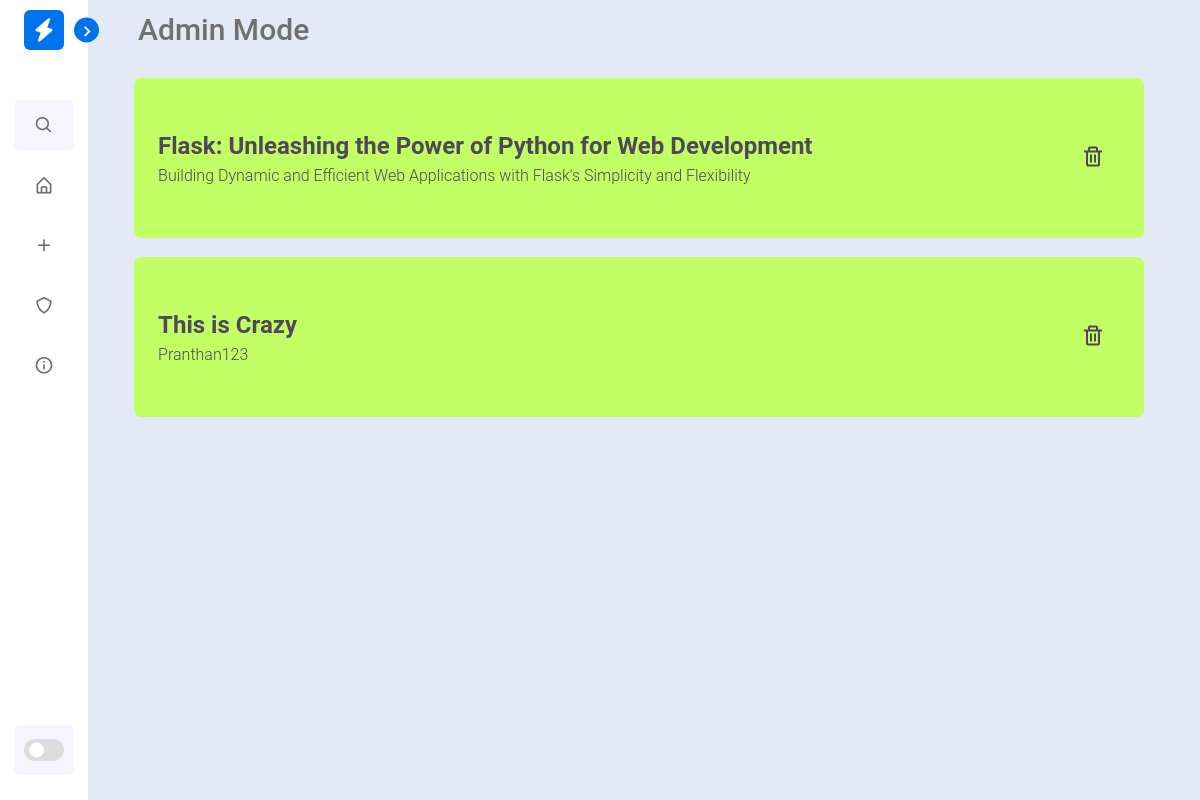
/admin, run on an earlier commit of the app's database.
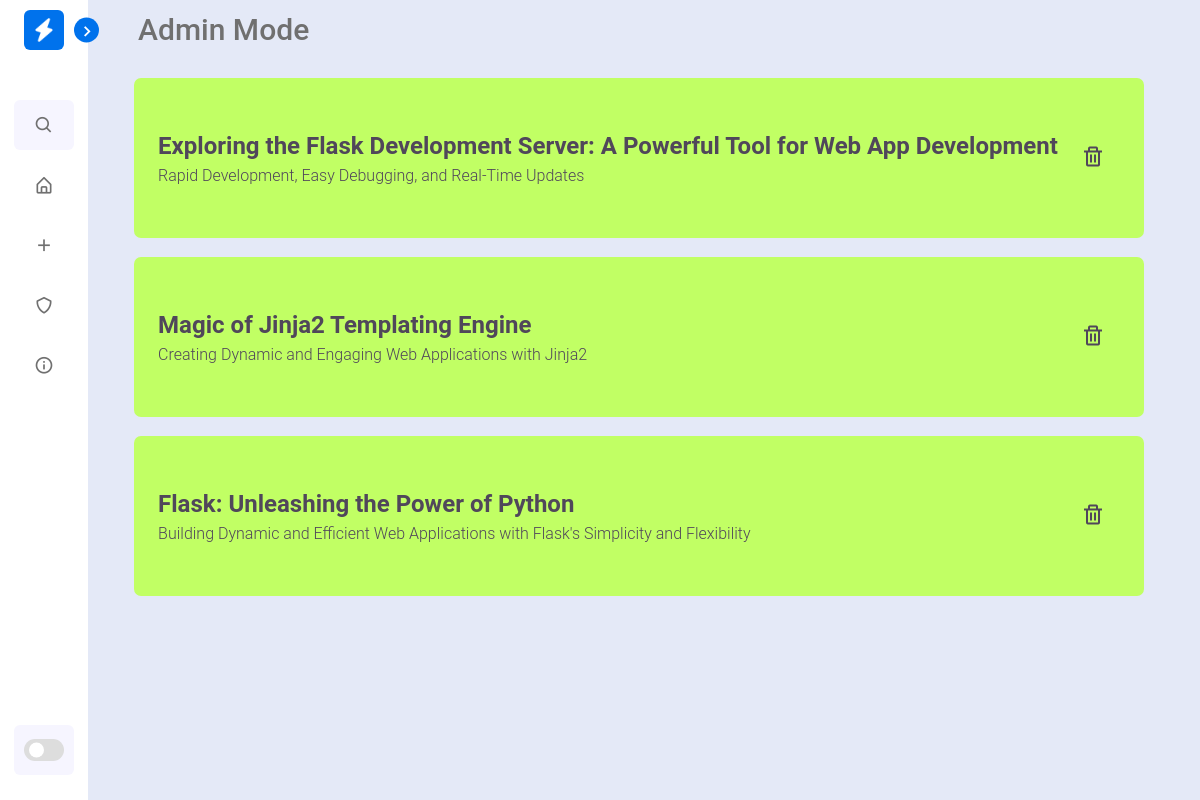
And on a later commit of the database.
### app.py (models this page shows)
class blogpost(db.Model):
    id = db.Column(db.Integer, primary_key=True)
    blog_title = db.Column(db.String(100), nullable=False)
    blog_subtitle = db.Column(db.String(50))
    blog_content = db.Column(db.Text, nullable=False)
    date_created = db.Column(db.DateTime, default=datetime.utcnow)

### app.py (the view)
@app.route('/admin')
def admin():
    all_blogs = blogpost.query.order_by(blogpost.date_created.desc()).all()
    return render_template('admin.html', blogs=all_blogs)

### templates/admin.html (shortened to what this page needs)
{%extends 'base.html'%}
{%block content%}
    <section class="home">
        <div class="text">Admin Mode</div>
        <br>
        {% for blog in blogs %}
        <a href="/{{ blog.id }}" style="text-decoration: none;">
        <div class="blog-card" style="background-color: rgb(193, 255, 100)">
            <div class="blog-card-content">
                <h2 class="title">{{ blog.blog_title }}</h2>
                <h4 class="subtitle" style="margin-top: 6px;"><span style="font-weight:300;">{{ blog.blog_subtitle }}</h4>
                <div class="delete-button">
                    <a href="/delete/{{ blog.id }}"><i class='bx bx-trash icon'></i></a>
                </div>
            </div>
        </div>
        </a>
        <br>
        {% endfor %}
    </section>
{%endblock%}

### templates/base.html (shortened to what this page needs)
<!DOCTYPE html>
<html lang="en">
<head>
    <link rel="stylesheet" href="{{url_for('static',filename='css/styles.css')}}">
    <link href='https://unpkg.com/boxicons@2.1.1/css/boxicons.min.css' rel='stylesheet'>
</head>
<body onload="onload()">
    <nav class="sidebar close">
        <header>
            <div class="image-text">
                <span class="image">
                    <img src="static\image\Logo.png">
                </span>
            </div>
            <i class='bx bx-chevron-right toggle'></i>
        </header>
        <div class="menu-bar">
            <div class="menu">
                <form action="/search" method="POST">
                    <li class="search-box">
                        <i class='bx bx-search icon'></i>
                    </li>
                </form>
                <ul class="menu-links">
                    <li class="nav-link">
                        <a href="{{url_for('index')}}">
                            <i class='bx bx-home-alt icon'></i>
                        </a>
                    </li>
                    <li class="nav-link">
                        <a href="/add">
                            <i class='bx bx-plus icon'></i>
                        </a>
                    </li>
                    <li class="nav-link">
                        <a href="/admin">
                            <i class='bx bx-shield icon'></i>
                        </a>
                    </li>
                    <li class="nav-link">
                        <a href="/about">
                            <i class='bx bx-info-circle icon'></i>
                        </a>
                    </li>
                </ul>
            </div>
            <div class="bottom-content">
                <li class="mode">
                    <div class="toggle-switch">
                        <span class="switch"></span>
                    </div>
                </li>
            </div>
        </div>
    </nav>
    {%block content%}
    {%endblock%}
</body>
</html>

### static/css/styles.css (style rules this page uses)
* { margin: 0; padding: 0; box-sizing: border-box; font-family: 'Google Sans', 'Roboto', sans-serif; }
:root { --body-color: #E4E9F7; --sidebar-color: #FFF; --primary-color: #0072EC; --primary-color-light: #F6F5FF; --toggle-color: #DDD; --text-color: #707070; --accent-color: #bbdafb; --tran-03: all 0.2s ease; --tran-03: all 0.3s ease; --tran-04: all 0.3s ease; --tran-05: all 0.3s ease; }
body { min-height: 100vh; background-color: var(--body-color); transition: var(--tran-05); }
.sidebar { position: fixed; top: 0; left: 0; height: 100%; width: 250px; padding: 10px 14px; background: var(--sidebar-color); transition: var(--tran-05); z-index: 100; }
.sidebar.close { width: 88px; }
.sidebar li { height: 50px; list-style: none; display: flex; align-items: center; margin-top: 10px; }
.sidebar header .image, .sidebar .icon { min-width: 60px; border-radius: 6px; }
.sidebar .icon { min-width: 60px; border-radius: 6px; height: 100%; display: flex; align-items: center; justify-content: center; font-size: 20px; }
.sidebar .text, .sidebar .icon { color: var(--text-color); transition: var(--tran-03); }
.sidebar header { position: relative; }
.sidebar header .image-text { display: flex; align-items: center; }
.sidebar header .image { display: flex; align-items: center; justify-content: center; }
.sidebar header .image img { width: 40px; border-radius: 6px; }
.sidebar header .toggle { position: absolute; top: 50%; right: -25px; transform: translateY(-50%) rotate(180deg); height: 25px; width: 25px; background-color: var(--primary-color); color: var(--sidebar-color); border-radius: 50%; display: flex; align-items: center; justify-content: center; font-size: 22px; cursor: pointer; transition: var(--tran-05); }
.sidebar.close .toggle { transform: translateY(-50%) rotate(0deg); }
.sidebar .menu { margin-top: 40px; }
.sidebar li.search-box { border-radius: 6px; background-color: var(--primary-color-light); cursor: pointer; transition: var(--tran-05); }
.sidebar li a { list-style: none; height: 100%; background-color: transparent; display: flex; align-items: center; height: 100%; width: 100%; border-radius: 6px; text-decoration: none; transition: var(--tran-03); }
.sidebar .menu-bar { height: calc(100% - 55px); display: flex; flex-direction: column; justify-content: space-between; overflow-y: scroll; }
.sidebar .menu-bar .mode { border-radius: 6px; background-color: var(--primary-color-light); position: relative; transition: var(--tran-05); }
.menu-bar .bottom-content .toggle-switch { position: absolute; right: 0; height: 100%; min-width: 60px; display: flex; align-items: center; justify-content: center; border-radius: 6px; cursor: pointer; }
.toggle-switch .switch { position: relative; height: 22px; width: 40px; border-radius: 25px; background-color: var(--toggle-color); transition: var(--tran-05); }
.switch::before { content: ''; position: absolute; height: 15px; width: 15px; border-radius: 50%; top: 50%; left: 5px; transform: translateY(-50%); background-color: var(--sidebar-color); transition: var(--tran-04); }
.home { position: absolute; top: 0; left: 250px; height: 100vh; width: calc(100% - 250px); background-color: var(--body-color); transition: var(--tran-05); }
.home .text { font-size: 30px; font-weight: 500; color: var(--text-color); padding: 12px 60px; }
.sidebar.close ~ .home { left: 78px; height: 100vh; width: calc(100% - 78px); }
.blog-card { color: #50475A; font-size: medium; font-family: 'Google Sans', 'Roboto', Ubuntu, sans-serif; width: 90%; min-width: 200px; max-width: 1700px; min-height: 20vh; background-color: var(--accent-color); border-radius: 7px; overflow: hidden; margin: auto auto; display: flex; flex-direction: column; align-items: flex-start; justify-content: center; position: relative; }
.blog-card a { text-decoration: none; color: inherit; }
.blog-card-content { box-sizing: border-box; padding: 1.5rem; width: 100%; max-width: 1650px; }
.delete-button { padding: 15px; position: absolute; top: 50%; right: 1.5rem; transform: translateY(-50%); }
.delete-button a i { font-size: 24px; transition: var(--tran-03); }

What changed in the data, as far as the page shows it:
removed blogpost: blog_title "Flask: Unleashing the Power of Python for Web Development", blog_subtitle "Building Dynamic and Efficient Web Applications with Flask's Simplicity and Flexibility"
removed blogpost: blog_title "This is Crazy", blog_subtitle "Pranthan123"
added blogpost: blog_title "Exploring the Flask Development Server: A Powerful Tool for Web App Development", blog_subtitle "Rapid Development, Easy Debugging, and Real-Time Updates"
added blogpost: blog_title "Magic of Jinja2 Templating Engine", blog_subtitle "Creating Dynamic and Engaging Web Applications with Jinja2"
added blogpost: blog_title "Flask: Unleashing the Power of Python", blog_subtitle "Building Dynamic and Efficient Web Applications with Flask's Simplicity and Flexibility"
